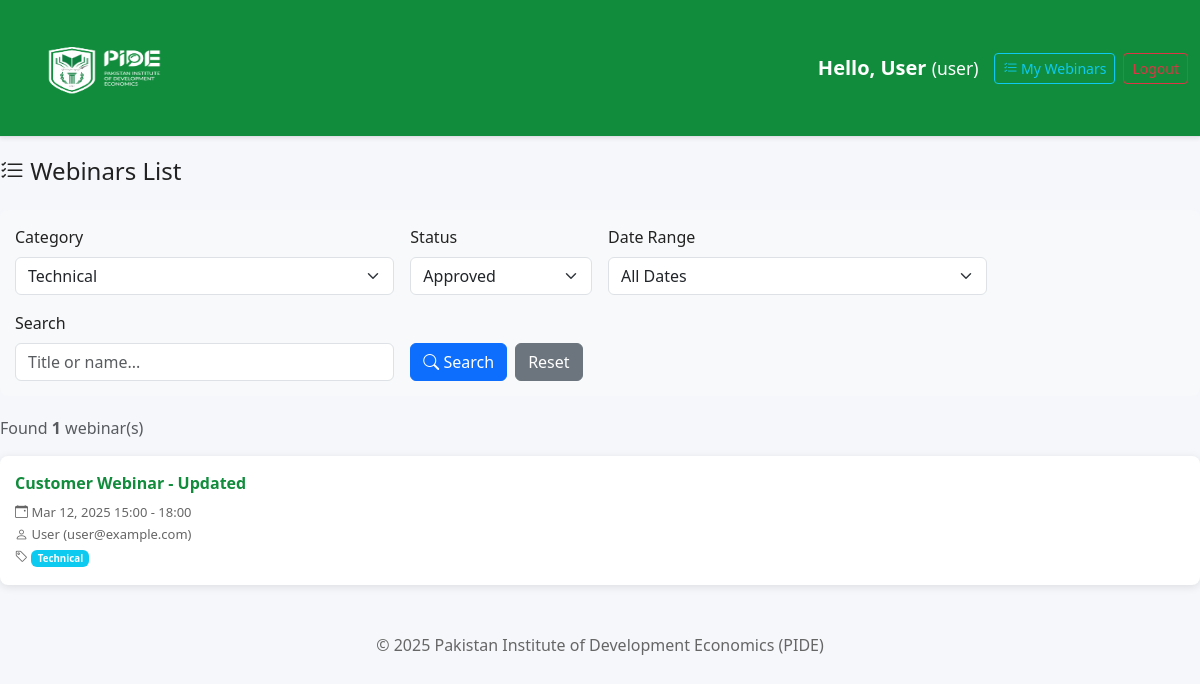
The page /public/webinars_list.php?category=1 (signed in) on the database its author committed.
### tables this page shows
CREATE TABLE `webinars` (
  `id` int(11) NOT NULL,
  `title` varchar(255) NOT NULL,
  `start_at` datetime NOT NULL,
  `end_at` datetime NOT NULL,
  `initiated_by` int(11) NOT NULL,
  `category_id` int(11),
  `is_approved` tinyint(1) NOT NULL DEFAULT 0,
  `approved_by` int(11),
  `approved_on` timestamp NULL,
  `rejection_reason` text,
  `created_at` timestamp NOT NULL DEFAULT current_timestamp()
);

CREATE TABLE `users` (
  `id` int(11) NOT NULL,
  `name` varchar(120) NOT NULL,
  `email` varchar(190) NOT NULL,
  `password_hash` varchar(255) NOT NULL,
  `role` enum('admin','user') NOT NULL DEFAULT 'user',
  `created_at` timestamp NOT NULL DEFAULT current_timestamp()
);

CREATE TABLE `categories` (
  `id` int(11) NOT NULL,
  `title` varchar(255) NOT NULL,
  `description` text,
  `is_active` tinyint(1) NOT NULL DEFAULT 1,
  `created_by` int(11) NOT NULL,
  `created_on` timestamp NOT NULL DEFAULT current_timestamp(),
  `modified_by` int(11),
  `modified_on` timestamp NULL ON UPDATE current_timestamp()
);

### includes/config.php (called while the page is built)
<?php
return [
  'base_url' => '/Webinar_PIDE/',
  'db' => [
    'host' => '127.0.0.1',
    'port' => 3306,
    'name' => 'webinar_app',
    'user' => 'root',
    'pass' => ''
  ],
  'google' => [
    'client_id' => '784589287676-4ob6t448a7cu414pbbido4u1ukob3sui.apps.googleusercontent.com',
    'client_secret' => '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',
    'redirect_uri' => 'https://seminar.pide.org.pk/public/google_callback.php?flowName=GeneralOAuthFlow'
  ]
];

### public/webinars_list.php (the view, shortened to what this page needs)
<?php
require_once __DIR__ . '/../includes/db.php';
$user = $_SESSION['user'];
$is_admin = $user['role'] === 'admin';
$config = require __DIR__ . '/../includes/config.php';
$filter_status = $_GET['status'] ?? 'approved';
$filter_user = (int)($_GET['user'] ?? ($is_admin ? 0 : $user['id']));
$filter_date = $_GET['date'] ?? 'all';
$filter_category = (int)($_GET['category'] ?? 0);
$filter_search = trim($_GET['search'] ?? '');
$where_parts = [];
$params = [];
if ($filter_status === 'approved') {
  $where_parts[] = 'w.is_approved=1';
} elseif ($filter_status === 'rejected') {
  $where_parts[] = 'w.rejection_reason IS NOT NULL AND w.rejection_reason <> ""';
} elseif ($filter_status === 'pending') {
  $where_parts[] = '(w.is_approved=0 AND (w.rejection_reason IS NULL OR w.rejection_reason = ""))';
}
if ($is_admin && $filter_user > 0) {
    $where_parts[] = 'w.initiated_by=?';
    $params[] = $filter_user;
} elseif (!$is_admin) {
    $where_parts[] = 'w.initiated_by=?';
    $params[] = $user['id'];
}
if ($filter_category > 0) {
    $where_parts[] = 'w.category_id=?';
    $params[] = $filter_category;
}
$where_clause = implode(' AND ', $where_parts);
$query = "SELECT w.id, w.title, w.start_at, w.end_at, w.category_id, c.title AS category_title,
                 w.initiated_by, u.name AS initiator_name, u.email AS initiator_email, w.created_at
          FROM webinars w
          JOIN users u ON u.id=w.initiated_by
          LEFT JOIN categories c ON c.id=w.category_id
          WHERE $where_clause
          ORDER BY w.start_at DESC";
$stmt = $pdo->prepare($query);
$stmt->execute($params);
$webinars = $stmt->fetchAll();
$stmt = $pdo->query('SELECT id, title FROM categories WHERE is_active=1 ORDER BY title ASC');
$all_categories = $stmt->fetchAll();
?>
<!doctype html>
<html lang="en">
<head>
  <link href="https://cdn.jsdelivr.net/npm/bootstrap@5.3.3/dist/css/bootstrap.min.css" rel="stylesheet">
  <link href="https://cdn.jsdelivr.net/npm/bootstrap-icons@1.11.3/font/bootstrap-icons.css" rel="stylesheet">
  <link href="../assets/css/PIDETheme.css" rel="stylesheet">
  <link href="../assets/css/styles.css" rel="stylesheet">
</head>
<body>
<?php include 'navbar.php'; ?>
<div class="list-shell">
  <h4 class="mb-4"><i class="bi bi-list-check"></i> Webinars List</h4>
  <div class="filter-section">
    <form method="GET" class="row g-3">
      <div class="col-md-<?= $is_admin ? '3' : '4' ?>">
        <label class="form-label">Category</label>
        <select class="form-select" name="category" onchange="this.form.submit();">
          <?php foreach ($all_categories as $cat): ?>
            <option value="<?= $cat['id'] ?>" <?= $filter_category == $cat['id'] ? 'selected' : '' ?>>
              <?= htmlspecialchars($cat['title']) ?>
            </option>
          <?php endforeach; ?>
        </select>
      </div>
      <div class="col-md-2">
        <label class="form-label">Status</label>
        <select class="form-select" name="status" onchange="this.form.submit();">
          <option value="approved" <?= $filter_status === 'approved' ? 'selected' : '' ?>>Approved</option>
        </select>
      </div>
      <div class="col-md-<?= $is_admin ? '2' : '4' ?>">
        <label class="form-label">Date Range</label>
        <select class="form-select" name="date" id="dateFilter" onchange="this.form.submit();">
          <option value="all" <?= $filter_date === 'all' ? 'selected' : '' ?>>All Dates</option>
        </select>
      </div>
      <div class="col-md-<?= $is_admin ? '2' : '4' ?>">
        <label class="form-label">Search</label>
        <input type="text" class="form-control" name="search" placeholder="Title or name..." value="<?= htmlspecialchars($filter_search) ?>">
      </div>
      <div class="col-md-2 d-flex align-items-end gap-2">
        <button type="submit" class="btn btn-primary">
          <i class="bi bi-search"></i> Search
        </button>
        <a href="<?= $base ?>/public/webinars_list.php" class="btn btn-secondary">Reset</a>
      </div>
    </form>
  </div>
  <div class="mb-3">
    <p class="text-muted">Found <strong><?= count($webinars) ?></strong> webinar(s)</p>
  </div>
  <?php if (empty($webinars)): ?>
    <div class="alert alert-info" role="alert">
      <i class="bi bi-info-circle"></i> No webinars found matching your filters.
    </div>
  <?php else: ?>
    <?php foreach ($webinars as $webinar): ?>
      <div class="webinar-row">
        <div class="row-title"><?= htmlspecialchars($webinar['title']) ?></div>
        <div class="row-meta">
          <i class="bi bi-calendar-event"></i> <?= date('M d, Y H:i', strtotime($webinar['start_at'])) ?> - <?= date('H:i', strtotime($webinar['end_at'])) ?>
        </div>
        <div class="row-meta">
          <i class="bi bi-person"></i> <?= htmlspecialchars($webinar['initiator_name']) ?> (<?= htmlspecialchars($webinar['initiator_email']) ?>)
        </div>
        <?php if ($webinar['category_title']): ?>
          <div class="row-meta">
            <i class="bi bi-tag"></i> <span class="badge bg-info"><?= htmlspecialchars($webinar['category_title']) ?></span>
          </div>
        <?php endif; ?>
      </div>
    <?php endforeach; ?>
  <?php endif; ?>
  <div class="footer-text mt-5">
    © <?= date('Y') ?> Pakistan Institute of Development Economics (PIDE)
  </div>
</div>
</body>
</html>

### public/navbar.php (shortened to what this page needs)
<?php
$user = $_SESSION['user'] ?? null;
$config = require __DIR__ . '/../includes/config.php';
$base = rtrim($config['base_url'], '/');
?>
<nav class="navbar navbar-expand-lg navbar-light bg-white border-bottom shadow-sm mb-3">
  <div class="container-fluid">
    <a class="navbar-brand d-flex align-items-center fw-bold text-success" href="<?= $base ?>/index.php">
      <img src="<?= $base ?>/assets/img/_PIDE LOGO White PNG.png"
           alt="PIDE Logo"
           width="200"
           height="110"
           class="me-2">
    </a>
    <div class="d-flex ms-auto align-items-center">
      <?php if ($user): ?>
       <span class="navbar-brand me-3 fw-semibold text-success">
          Hello, <?=htmlspecialchars($user['name'])?>
          <small class="fw-normal">(<?=htmlspecialchars($user['role'])?>)</small>
        </span>
        <a href="<?= $base ?>/public/webinars_list.php" class="btn btn-outline-info btn-sm me-2">
          <i class="bi bi-list-check"></i> My Webinars
        </a>
        <a href="<?= $base ?>/public/logout.php" class="btn btn-outline-danger btn-sm">Logout</a>
      <?php else: ?>
        <a href="<?= $base ?>/public/login.php" class="btn btn-success btn-sm">Login</a>
      <?php endif; ?>
    </div>
  </div>
</nav>

### assets/css/PIDETheme.css (style rules this page uses)
:root { --pide-green: #118C3C; --pide-green-dark: #0D6E30; --pide-gold: #DD9300; --pide-gold-event: #e2ffde; --pide-bg: #f5f5f5; --pide-ink: #222222; --pide-gray-btn:#7a7a7a; --pide-black: #000000; --pide-weekly-header: #D4D7D5; }
body { background: var(--pide-bg); font-family: "Segoe UI", Tahoma, Geneva, Verdana, sans-serif; color: var(--pide-ink); }
.navbar, .navbar.navbar-dark { background-color: var(--pide-green) !important; }
.navbar-brand, .navbar .nav-link, .navbar .navbar-text { color: #fff !important; }
.footer-text { text-align: center; color: #666; margin: 18px 0; }

### assets/css/styles.css (style rules this page uses)
body { background: #f6f7fb; }
.navbar .navbar-brand { font-weight: 700; }

### public/webinars_list.php (style rules this page uses)
.list-shell { max-width: 1200px; margin: 20px auto; }
.filter-section { background:#f8f9fa; padding:15px; border-radius:8px; margin-bottom:20px; }
.webinar-row { background:#fff; border-radius:8px; box-shadow:0 2px 8px rgba(0,0,0,.1); margin-bottom:12px; padding:15px; }
.row-title { font-size:16px; font-weight:600; color:var(--pide-green); margin-bottom:8px; }
.row-meta { font-size:13px; color:#666; margin:3px 0; }

### rows shown on the page
webinars: initiated_by.name "User", title "Customer Webinar - Updated", start_at "Mar 12, 2025 15:00", end_at "18:00", initiated_by.email "user@example.com", category.title "Technical"

### other values the page prints
$user['role'] "user"
count($webinars) "1"
form field category "Technical"
